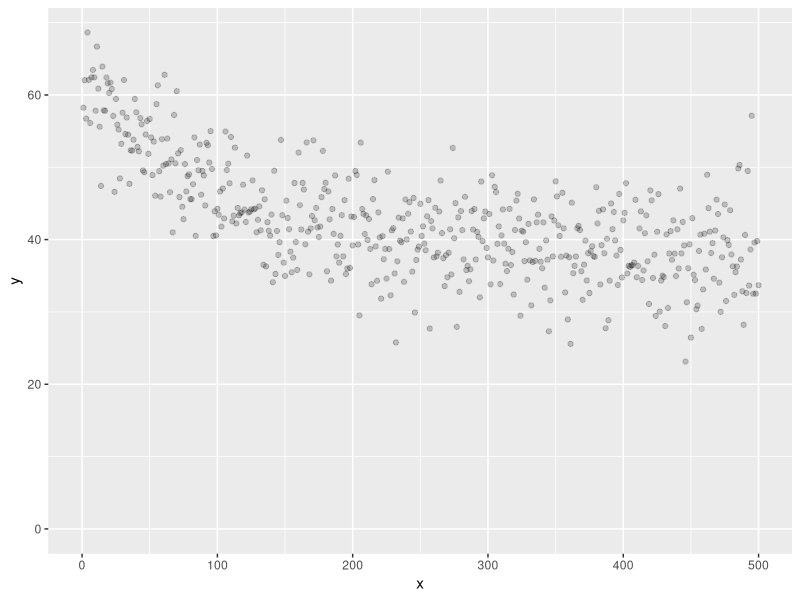

This figure's R source: (Note: this script raises an error after producing the figure.)
## ---- chunk 1
knitr::opts_chunk$set(echo = TRUE, dev.args = list(type = "cairo"), error = TRUE) 
## ---- chunk 2
# tibbles instead of data.frame for cleaner syntax
# includes ggplot2
library(tidyverse) 

a <- 23.7
b <- -0.01
c <- 37.9

set.seed(1) #reproducible

example_data <- tibble(
  x = 1:500,
  y = a * exp(b * x) + c + rnorm(500, 0, 5)
)

g <- ggplot(example_data, aes(x, y)) + 
  geom_point(alpha = .2) + 
  expand_limits(x = 0, y = 0)

g
## ---- chunk 3
exp_model <- nls(y ~ a * exp(b * x) + c, data = example_data, start = list(a = 1, b = 1, c = 1), trace = TRUE)
## ---- chunk 4
exp_model <- nls(y ~ a * exp(b * x) + c, data = example_data, start = list(a = 20, b = -1, c = 40), trace = TRUE)
## ---- chunk 5
exp_model <- nls(y ~ a * exp(b * x) + c, data = example_data, start = list(a = 20, b = -0.1, c = 40), trace = TRUE)
## ---- chunk 6
summary(exp_model)
## ---- chunk 7
pow_model <- nls(y ~ a * I(x ^ b) + c, data = example_data, start = list(a = 1, b = 1, c = 60), trace = TRUE)
## ---- chunk 8
exp_coeffs <- as.list(coef(exp_model))

exp_line <- tibble(
  model = "exp",
  x = 1:500,
  y = exp_coeffs$a * exp(exp_coeffs$b * x) + exp_coeffs$c
)

exp_coeffs
## ---- chunk 9
pow_coeffs <- as.list(coef(pow_model))

pow_line <- tibble(
  model = "pow",
  x = 1:500,
  y = pow_coeffs$a * x ^ pow_coeffs$b + pow_coeffs$c
)

pow_coeffs
## ---- chunk 10
g + 
  geom_line(
    aes(x, y, color = model),
    data = bind_rows(exp_line, pow_line),
    size = 1.5,
    linetype = "dashed"
  )
